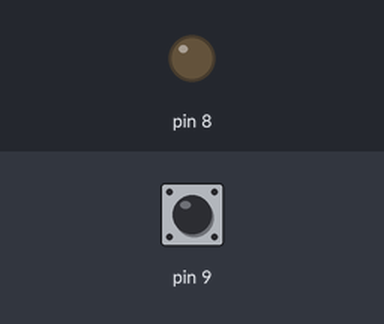
Recording of a sketch running on a simulated Arduino Uno, built with avr-gcc and run on an emulated ATmega328P. On the bench: output pins drawn as LEDs (lit = HIGH). Inputs (shaded band) come from the test bench; at power-on: pin 9 HIGH.

Above: at 1.2 s.
1.3 s: pin 9 pulled LOW for 0.15 s
At 1.37 s:
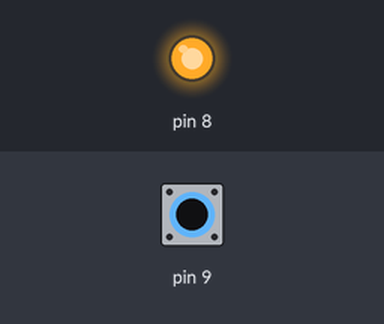
2.9 s: pin 9 pulled LOW for 3.2 s
At 7.4 s:
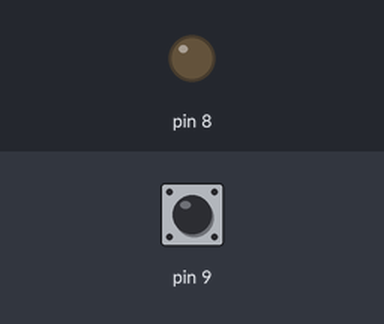
Timing chart, 0 to 8.9 s (numbered marks = the images above; inputs shaded):
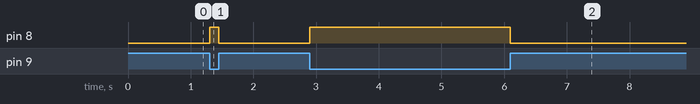

Measured:
- after the input at 1.3 s, pin 8: LOW → HIGH at once, → LOW 0.15 s later
- after the input at 2.9 s, pin 8: LOW → HIGH at once, → LOW 3.2 s later

The sketch:

solenoid.ino
```cpp
// the setup function runs once when you press reset or power the board
int solState;
void setup() {
  // initialize digital pin LED_BUILTIN as an output.
  pinMode(8, OUTPUT);
  pinMode(9, INPUT_PULLUP);
  solState = LOW;

}

// the loop function runs over and over again forever
void loop() {
  if (digitalRead(9)) {
    solState = LOW;
  } else {
    solState = HIGH;
  }
  digitalWrite(8, solState);  // turn the LED on (HIGH is the voltage level)
  // delay(500);                      // wait for a second
}
```
